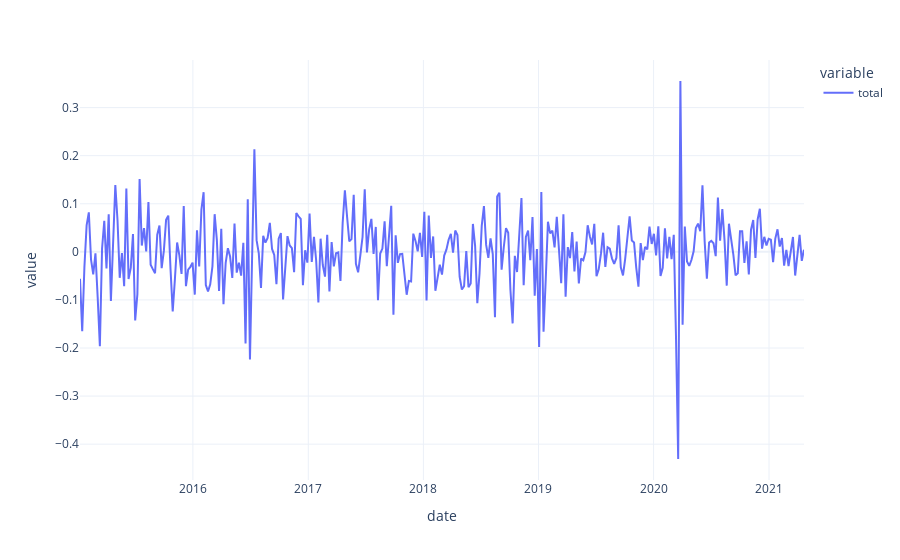

The notebook cell saved with this chart:
### Code cell
np.log(1 + df_profit.total / K_H0).plot()

### Figure 1 — Plotly figure (JSON) as saved in the notebook; plotly's stock layout.template omitted (floating-point values rounded to 4 significant figures; data arrays with more than 128 entries replaced by an {"elided": "..."} marker saying what was removed)
{"data": [{"hovertemplate": "variable=total<br>date=%{x}<br>value=%{y}<extra></extra>", "legendgroup": "total", "line": {"color": "#636efa", "dash": "solid"}, "mode": "lines", "name": "total", "orientation": "v", "showlegend": true, "type": "scatter", "x": {"elided": "329 str values"}, "xaxis": "x", "y": {"elided": "329 float values"}, "yaxis": "y"}], "layout": {"legend": {"title": {"text": "variable"}, "tracegroupgap": 0}, "margin": {"t": 60}, "xaxis": {"anchor": "y", "domain": [0, 1], "title": {"text": "date"}}, "yaxis": {"anchor": "x", "domain": [0, 1], "title": {"text": "value"}}}}
